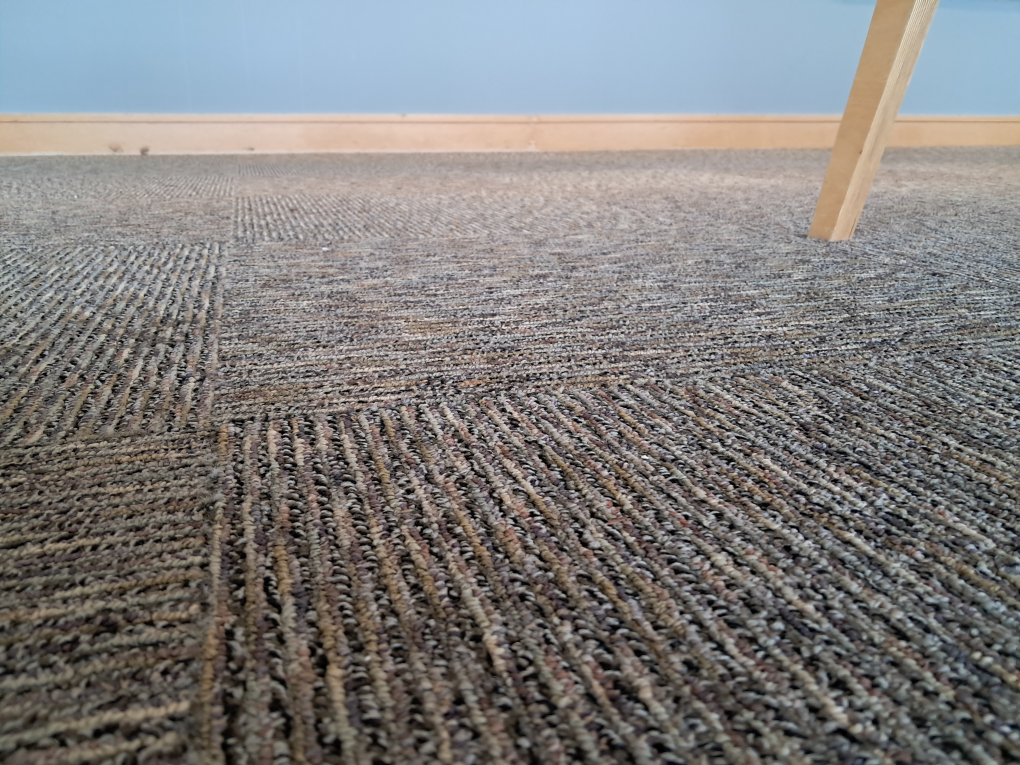
#> input picture media/approach_table_leg_1.jpg, 4080 x 3060 px (shown at 1/4 size)
$ python test_segmentation.py
#> lines starting #> are read from the running program, lines starting #| are printed output that depends on the picture
import numpy as np
import cv2 as cv
from matplotlib import pyplot as plt


raw_img = cv.imread('media/approach_table_leg_1.jpg')
#> raw_img is the input picture: shape (3060, 4080, 3); mean B, G, R 124.8, 125.7, 127.7
downscaling_factor = 32

assert raw_img is not None, "file could not be read, check with os.path.exists()"
print(raw_img.shape)
#| (3060, 4080, 3)
print("reducing resolution")
new_width = raw_img.shape[1] // downscaling_factor
#> new_width = 127
new_height = raw_img.shape[0] // downscaling_factor
#> new_height = 95
img = cv.resize(raw_img, (new_width, new_height))
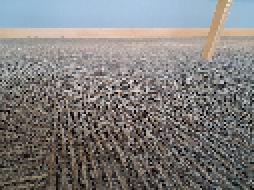
#> img: shape (95, 127, 3) (shown 2 times larger); mean B, G, R 124.4, 125.3, 127.4
mask = np.zeros(img.shape[:2],np.uint8)
bgdModel = np.zeros((1,65),np.float64)
fgdModel = np.zeros((1,65),np.float64)
rect = (1000//downscaling_factor,2,3980//downscaling_factor,1400//downscaling_factor)
cv.grabCut(img,mask,rect,bgdModel,fgdModel,1,cv.GC_INIT_WITH_RECT)
mask2 = np.where((mask==2)|(mask==0),0,1).astype('uint8')
img = img*mask2[:,:,np.newaxis]
#> img: shape (95, 127, 3); every value is 0
cv.rectangle(img, rect[0:2], rect[2:4], (255,0,0), 2)
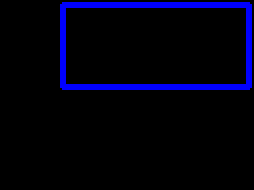
#> img: shape (95, 127, 3) (shown 2 times larger); mean B, G, R 16.9, 0, 0
plt.imshow(img),plt.colorbar(),plt.show()
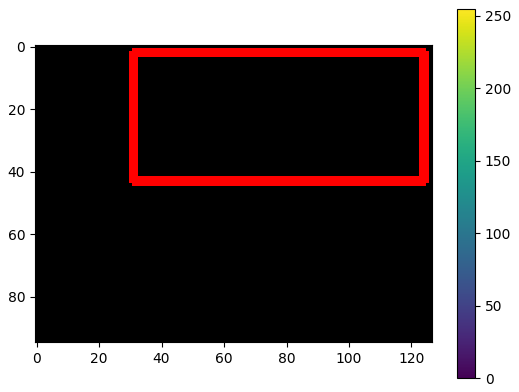
#> figure drawn by matplotlib, 2 panels; B, G, R data is drawn as R, G, B

$ run again, with media/approach_table_leg_2.jpg copied over media/approach_table_leg_1.jpg
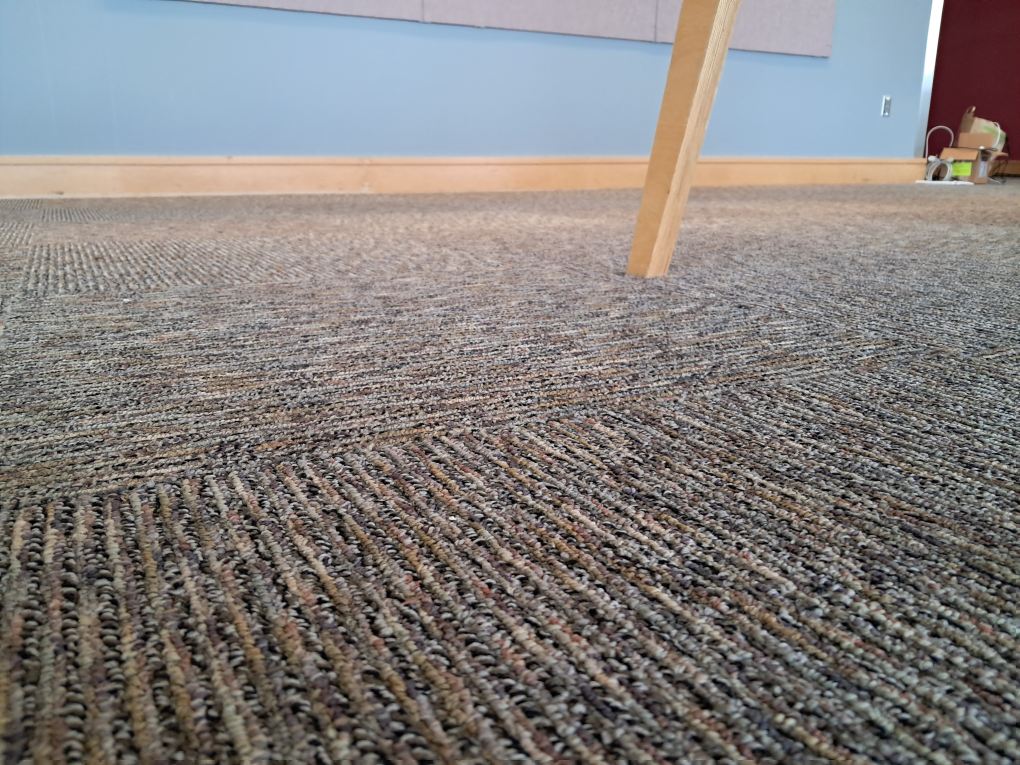
#> input picture media/approach_table_leg_2.jpg, 4080 x 3060 px (shown at 1/4 size)
#> raw_img is the input picture: shape (3060, 4080, 3); mean B, G, R 126, 127.5, 131.7
#| (3060, 4080, 3)
#> `cv.rectangle(img, rect[0:2], rect[2:4], (255,0,0), 2)`:
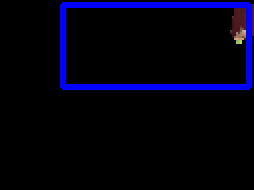
#> img: shape (95, 127, 3) (shown 2 times larger); mean B, G, R 17.4, 0.6, 1
#> `plt.imshow(img),plt.colorbar(),plt.show()`:
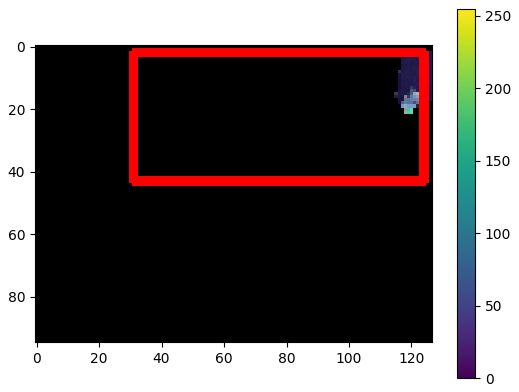
#> figure drawn by matplotlib, 2 panels; B, G, R data is drawn as R, G, B

$ run again, with media/approach_table_leg_3.jpg copied over media/approach_table_leg_1.jpg
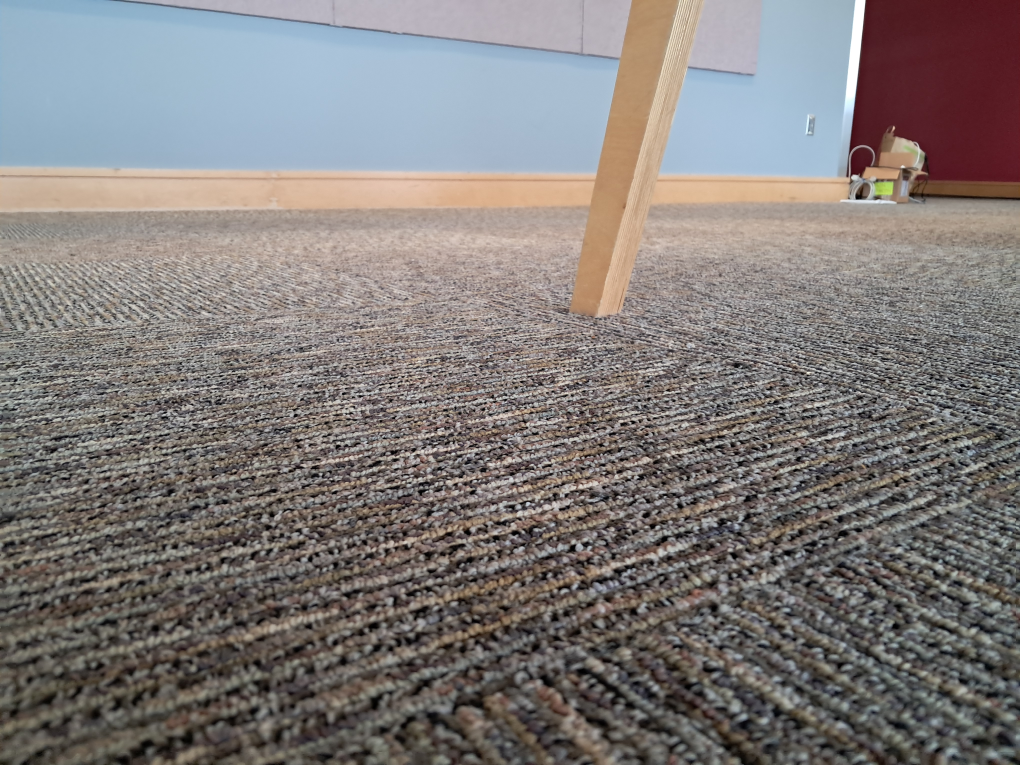
#> input picture media/approach_table_leg_3.jpg, 4080 x 3060 px (shown at 1/4 size)
#> raw_img is the input picture: shape (3060, 4080, 3); mean B, G, R 121.8, 123.3, 128.4
#| (3060, 4080, 3)
#> `cv.rectangle(img, rect[0:2], rect[2:4], (255,0,0), 2)`:
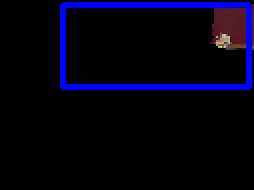
#> img: shape (95, 127, 3) (shown 2 times larger); mean B, G, R 18.3, 1.3, 2.8
#> `plt.imshow(img),plt.colorbar(),plt.show()`:
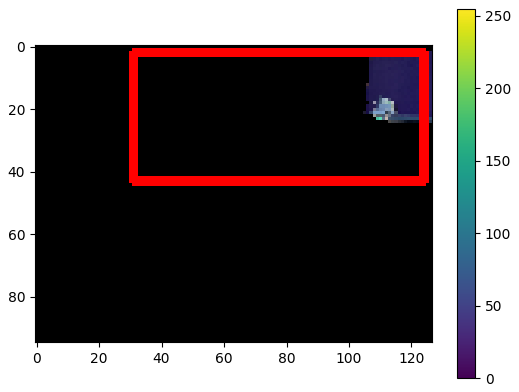
#> figure drawn by matplotlib, 2 panels; B, G, R data is drawn as R, G, B
